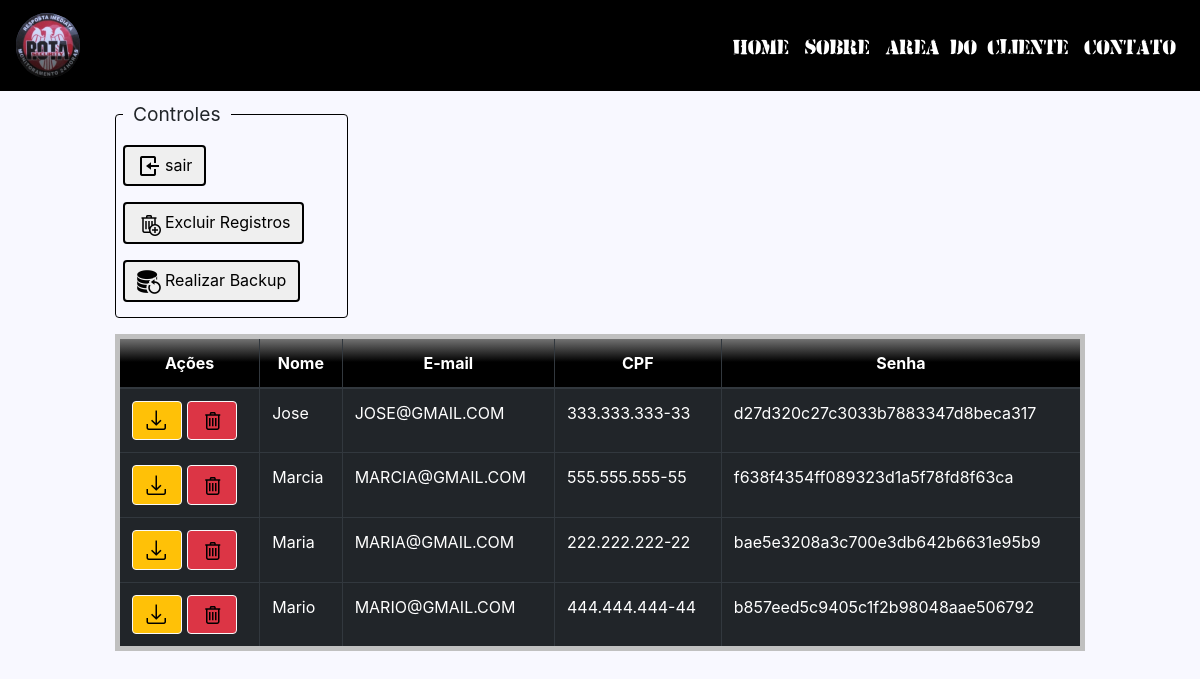
Screenshot of /dados.php (signed in) with the database file from the repository.
### tables this page shows
CREATE TABLE `clientes` (
  `id` bigint(20) NOT NULL,
  `nome` varchar(50) NOT NULL,
  `email` varchar(50) NOT NULL,
  `cpf` varchar(50) NOT NULL,
  `senha` varchar(40) NOT NULL,
  `senha_decript` varchar(40) NOT NULL
);

### persistence/conexaoBanco.class.php (called while the page is built, shortened)
<?php
class ConexaoBanco extends PDO {
private static $instance = null;
public static function getInstance(){
    try{
      if(!isset(self::$instance)){
        self::$instance = new
ConexaoBanco("mysql:dbname=rota;host=localhost","root","");
      }
      return self::$instance;
    }catch(PDOException $e){
      echo "Erro ao conectar. ".$e;
    }
 }
}

### dao/clienteDAO.class.php (called while the page is built, shortened)
<?php
require_once 'persistence/conexaoBanco.class.php';
class ClienteDAO{
  public function __construct(){
     $this->conexao = ConexaoBanco::getInstance();
  }
   public function buscarCliente(){
     try{
       $statement = $this->conexao->query("select * from clientes;");
       $statement = $this->conexao->query("select * from clientes where id != 1 order by nome;");
       $array = $statement->fetchAll(PDO::FETCH_CLASS,"Cliente");
       return $array;
     }catch(PDOException $e){
       echo "Erro ao buscar Cliente! ".$e;
     }
   }
}

### model/cliente.class.php (called while the page is built, shortened)
<?php
 class Cliente{
     public function __get($a){ return $this->$a;}
 }

### dados.php (the view, shortened to what this page needs)
<?php
include_once  'dao/clienteDAO.class.php';
include_once  'model/cliente.class.php';
$cliDAO = new ClienteDAO();
$array = $cliDAO->buscarCliente();
 ?>
<!DOCTYPE html>
<html lang="pt-br">
<head>
  <link rel="stylesheet" type="text/css" href="css/bootstrap.min.css">
  <link rel="stylesheet" type="text/css" href="./animate.css">
  <link rel="stylesheet" type="text/css" href="css/style.css">
</head>
<body class="animated fadeIn">
  <nav class="navbar navbar-expand-lg navbar-dark fixed-top">
    <a class="navbar-brand" href="#"><img src="img/logo-rota.png" title="Rota-Security" class="animated pulse zoom" alt="Logo indisponível"></a>
    <div class="collapse navbar-collapse" id="navbarResponsive">
      <ul class="navbar-nav ml-auto">
        <li class="nav-item">
          <a class="nav-link" href="index.html">Home
          </a>
        </li>
        <li class="nav-item">
          <a class="nav-link" href="index.html">Sobre</a>
        </li>
        <li class="nav-item">
          <a class="nav-link" href="area_cliente.php">Area do CLiente</a>
        </li>
        <li class="nav-item">
          <a class="nav-link" href="contato.php">Contato</a>
        </li>
      </ul>
    </div>
  </nav>
  <?php
      if(isset($array)){
   ?>
   <div class="container col-md-10" style="top: 100px;">
   <fieldset class="fieldset-border">
     <legend class="legend-border">Controles</legend>
       <button type="button" id="btn-limpar" class="btn mt-2 mb-2" onclick="window.location.href = 'sair.php';"><img src='img/exit.png' class="mr-1">sair</button>
       <button type="button" id="btn-limpar" class="btn mt-2 mb-2" onclick="return verificarExclusaoDeRegistros()"><img src='img/trash-all.png' class="mr-1">Excluir Registros</button>
       <button type="button" id="btn-backup" name="backup" class="btn mt-2 mb-2" onclick="window.location.href = 'backup.php';"><img src='img/backup.png' class="mr-1">Realizar Backup</button>
     </fieldset>
  <div class="table-responsive-md">
      <table class="table table-dark table-bordered table-hover table-condensed">
        <thead align="center">
    <tr>
      <th>Ações</th>
      <th scope="col">Nome</th>
      <th scope="col">E-mail</th>
      <th scope="col">CPF</th>
      <th scope="col">Senha</th>
    </tr>
  </thead>
  <tbody>
      <?php
          foreach($array as $cli){
            echo "<tr>";
              echo "<td><a href='dados.php' class='btn btn-warning border border-light text-dark'><img src='img/download.png' title='Baixar Arquivo'></a>
              <a href='dados.php?cpf=$cli->cpf' class='btn btn-danger border border-light text-dark btn-deletar' onclick='return verificarExclusaoPeloCPF()' title='Excluir Registro'><img src='img/trash.svg'></a></td>
              ";
              echo "<td>$cli->nome</td>";
              echo "<td>$cli->email</td>";
              echo "<td>$cli->cpf</td>";
              echo "<td>$cli->senha</td>";
            echo "</tr>";
          }
        }
       ?>
   </tbody>
  </table>
 </div>
</div>
 </body>
</html>

### css/style.css (style rules this page uses)
html,body { margin 0; padding 0; background-color: #f8f8ff; scroll-behavior: smooth; }
.navbar { background-color: black; }
thead { background-image: linear-gradient(to bottom, gray, black, black); }
table { border: 5px solid silver!important; }
.nav-link { color: white!important; font-family: 'army'!important; font-size: 35px!important; text-decoration: none; }
li { list-style-type: none; }
.zoom { transition: transform .2s!important; }
#btn-limpar { border: 2px solid black; }
#btn-backup { border: 2px solid black; }
.fieldset-border { border: 1px groove black !important; border-radius: 4px; padding: 7px; padding-top: 0px; margin: 0 0 1.0em 0 !important; width: 24%; -webkit-box-shadow: 0px 0px 0px 0px #000; box-shadow: 0px 0px 0px 0px #000; }
.fieldset-border .legend-border { font-size: 1.2em !important; width: auto; padding: 0 10px; border-bottom: none; }

### rows the page displays
clientes: nome "Jose", email "JOSE@GMAIL.COM", cpf "333.333.333-33", senha "d27d320c27c3033b7883347d8beca317"
clientes: nome "Marcia", email "MARCIA@GMAIL.COM", cpf "555.555.555-55", senha "f638f4354ff089323d1a5f78fd8f63ca"
clientes: nome "Maria", email "MARIA@GMAIL.COM", cpf "222.222.222-22", senha "bae5e3208a3c700e3db642b6631e95b9"
clientes: nome "Mario", email "MARIO@GMAIL.COM", cpf "444.444.444-44", senha "b857eed5c9405c1f2b98048aae506792"
